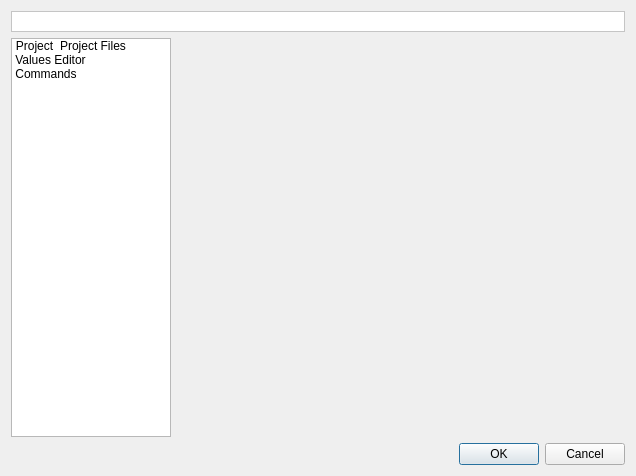
<?xml version="1.0" encoding="UTF-8"?>
<ui version="4.0">
 <class>UIXUPEditor</class>
 <widget class="QDialog" name="UIXUPEditor">
  <property name="geometry">
   <rect>
    <x>0</x>
    <y>0</y>
    <width>636</width>
    <height>476</height>
   </rect>
  </property>
  <property name="windowTitle">
   <string>XUP Project Editor</string>
  </property>
  <layout class="QGridLayout" name="gridLayout_2">
   <item row="1" column="0">
    <widget class="QListWidget" name="lwPages">
     <property name="minimumSize">
      <size>
       <width>160</width>
       <height>0</height>
      </size>
     </property>
     <property name="maximumSize">
      <size>
       <width>160</width>
       <height>16777215</height>
      </size>
     </property>
     <property name="iconSize">
      <size>
       <width>22</width>
       <height>22</height>
      </size>
     </property>
     <property name="movement">
      <enum>QListView::Static</enum>
     </property>
     <property name="viewMode">
      <enum>QListView::IconMode</enum>
     </property>
     <item>
      <property name="text">
       <string>Project</string>
      </property>
      <property name="icon">
       <iconset resource="../../../../../monkey/src/resources/resources.qrc">
        <normaloff>:/xupeditor/icons/xupeditor/project.png</normaloff>:/xupeditor/icons/xupeditor/project.png</iconset>
      </property>
     </item>
     <item>
      <property name="text">
       <string>Project Files</string>
      </property>
      <property name="icon">
       <iconset resource="../../../../../monkey/src/resources/resources.qrc">
        <normaloff>:/xupeditor/icons/xupeditor/files.png</normaloff>:/xupeditor/icons/xupeditor/files.png</iconset>
      </property>
     </item>
     <item>
      <property name="text">
       <string>Values Editor</string>
      </property>
      <property name="icon">
       <iconset resource="../../../../../monkey/src/resources/resources.qrc">
        <normaloff>:/xupeditor/icons/xupeditor/values.png</normaloff>:/xupeditor/icons/xupeditor/values.png</iconset>
      </property>
     </item>
     <item>
      <property name="text">
       <string>Commands</string>
      </property>
      <property name="icon">
       <iconset resource="../../../../../monkey/src/resources/resources.qrc">
        <normaloff>:/xupeditor/icons/xupeditor/compiler.png</normaloff>:/xupeditor/icons/xupeditor/compiler.png</iconset>
      </property>
     </item>
    </widget>
   </item>
   <item row="1" column="1">
    <widget class="QStackedWidget" name="swPages">
     <property name="currentIndex">
      <number>2</number>
     </property>
     <widget class="QWidget" name="wProject">
      <layout class="QVBoxLayout" name="verticalLayout_2">
       <item>
        <widget class="QGroupBox" name="gbProject">
         <property name="sizePolicy">
          <sizepolicy hsizetype="Preferred" vsizetype="Maximum">
           <horstretch>0</horstretch>
           <verstretch>0</verstretch>
          </sizepolicy>
         </property>
         <property name="title">
          <string>Project</string>
         </property>
         <layout class="QGridLayout" name="gridLayout">
          <item row="0" column="0">
           <widget class="QLabel" name="lProjectName">
            <property name="text">
             <string>Name</string>
            </property>
            <property name="buddy">
             <cstring>leProjectName</cstring>
            </property>
           </widget>
          </item>
          <item row="0" column="1">
           <widget class="QLineEdit" name="leProjectName"/>
          </item>
          <item row="1" column="0">
           <widget class="QLabel" name="lMainFile">
            <property name="text">
             <string>Main File</string>
            </property>
           </widget>
          </item>
          <item row="1" column="1">
           <widget class="QComboBox" name="cbMainFile">
            <property name="sizePolicy">
             <sizepolicy hsizetype="Expanding" vsizetype="Fixed">
              <horstretch>0</horstretch>
              <verstretch>0</verstretch>
             </sizepolicy>
            </property>
           </widget>
          </item>
         </layout>
        </widget>
       </item>
       <item>
        <widget class="QGroupBox" name="gbDynamicFolder">
         <property name="sizePolicy">
          <sizepolicy hsizetype="Preferred" vsizetype="Expanding">
           <horstretch>0</horstretch>
           <verstretch>0</verstretch>
          </sizepolicy>
         </property>
         <property name="title">
          <string>Dynamic Folder</string>
         </property>
         <property name="checkable">
          <bool>true</bool>
         </property>
         <property name="checked">
          <bool>false</bool>
         </property>
         <layout class="QVBoxLayout" name="verticalLayout">
          <item>
           <layout class="QHBoxLayout" name="hlDynamicFolder">
            <item>
             <widget class="QLabel" name="lDynamicFolder">
              <property name="text">
               <string>Folder</string>
              </property>
             </widget>
            </item>
            <item>
             <widget class="QLineEdit" name="leDynamicFolder"/>
            </item>
            <item>
             <widget class="QToolButton" name="tbDynamicFolder">
              <property name="icon">
               <iconset resource="../../../../../monkey/src/resources/resources.qrc">
                <normaloff>:/listeditor/icons/listeditor/folder.png</normaloff>:/listeditor/icons/listeditor/folder.png</iconset>
              </property>
             </widget>
            </item>
           </layout>
          </item>
          <item>
           <widget class="pStringListEditor" name="gbDynamicFilesPatterns">
            <property name="sizePolicy">
             <sizepolicy hsizetype="Preferred" vsizetype="Expanding">
              <horstretch>0</horstretch>
              <verstretch>0</verstretch>
             </sizepolicy>
            </property>
            <property name="title">
             <string>Files Patterns</string>
            </property>
            <property name="flat">
             <bool>true</bool>
            </property>
           </widget>
          </item>
         </layout>
        </widget>
       </item>
       <item>
        <spacer name="verticalSpacer">
         <property name="orientation">
          <enum>Qt::Vertical</enum>
         </property>
         <property name="sizeType">
          <enum>QSizePolicy::Preferred</enum>
         </property>
         <property name="sizeHint" stdset="0">
          <size>
           <width>16</width>
           <height>16</height>
          </size>
         </property>
        </spacer>
       </item>
      </layout>
     </widget>
     <widget class="QWidget" name="wProjectFiles">
      <layout class="QGridLayout" name="gridLayout_5">
       <item row="0" column="0">
        <spacer name="horizontalSpacer">
         <property name="orientation">
          <enum>Qt::Horizontal</enum>
         </property>
         <property name="sizeHint" stdset="0">
          <size>
           <width>40</width>
           <height>20</height>
          </size>
         </property>
        </spacer>
       </item>
       <item row="0" column="1">
        <widget class="QToolButton" name="tbAddFile">
         <property name="icon">
          <iconset resource="../../../../../monkey/src/resources/resources.qrc">
           <normaloff>:/listeditor/icons/listeditor/add.png</normaloff>:/listeditor/icons/listeditor/add.png</iconset>
         </property>
        </widget>
       </item>
       <item row="0" column="2">
        <widget class="QToolButton" name="tbEditFile">
         <property name="icon">
          <iconset resource="../../../../../monkey/src/resources/resources.qrc">
           <normaloff>:/listeditor/icons/listeditor/edit.png</normaloff>:/listeditor/icons/listeditor/edit.png</iconset>
         </property>
        </widget>
       </item>
       <item row="0" column="3">
        <widget class="QToolButton" name="tbRemoveFile">
         <property name="text">
          <string>-</string>
         </property>
         <property name="icon">
          <iconset resource="../../../../../monkey/src/resources/resources.qrc">
           <normaloff>:/listeditor/icons/listeditor/remove.png</normaloff>:/listeditor/icons/listeditor/remove.png</iconset>
         </property>
        </widget>
       </item>
       <item row="1" column="0" colspan="4">
        <widget class="QTreeWidget" name="twFiles">
         <property name="selectionMode">
          <enum>QAbstractItemView::ExtendedSelection</enum>
         </property>
         <property name="allColumnsShowFocus">
          <bool>true</bool>
         </property>
         <property name="headerHidden">
          <bool>true</bool>
         </property>
         <column>
          <property name="text">
           <string>1</string>
          </property>
         </column>
        </widget>
       </item>
      </layout>
     </widget>
     <widget class="VariablesEditor" name="veEditor"/>
     <widget class="CommandsEditor" name="ceEditor"/>
    </widget>
   </item>
   <item row="2" column="0" colspan="2">
    <widget class="QDialogButtonBox" name="dbbButtons">
     <property name="orientation">
      <enum>Qt::Horizontal</enum>
     </property>
     <property name="standardButtons">
      <set>QDialogButtonBox::Cancel|QDialogButtonBox::Ok</set>
     </property>
    </widget>
   </item>
   <item row="0" column="0" colspan="2">
    <widget class="QLabel" name="lTitle">
     <property name="minimumSize">
      <size>
       <width>0</width>
       <height>21</height>
      </size>
     </property>
     <property name="maximumSize">
      <size>
       <width>16777215</width>
       <height>21</height>
      </size>
     </property>
     <property name="palette">
      <palette>
       <active>
        <colorrole role="Base">
         <brush brushstyle="SolidPattern">
          <color alpha="255">
           <red>255</red>
           <green>255</green>
           <blue>255</blue>
          </color>
         </brush>
        </colorrole>
        <colorrole role="Window">
         <brush brushstyle="SolidPattern">
          <color alpha="255">
           <red>255</red>
           <green>255</green>
           <blue>255</blue>
          </color>
         </brush>
        </colorrole>
       </active>
       <inactive>
        <colorrole role="Base">
         <brush brushstyle="SolidPattern">
          <color alpha="255">
           <red>255</red>
           <green>255</green>
           <blue>255</blue>
          </color>
         </brush>
        </colorrole>
        <colorrole role="Window">
         <brush brushstyle="SolidPattern">
          <color alpha="255">
           <red>255</red>
           <green>255</green>
           <blue>255</blue>
          </color>
         </brush>
        </colorrole>
       </inactive>
       <disabled>
        <colorrole role="Base">
         <brush brushstyle="SolidPattern">
          <color alpha="255">
           <red>255</red>
           <green>255</green>
           <blue>255</blue>
          </color>
         </brush>
        </colorrole>
        <colorrole role="Window">
         <brush brushstyle="SolidPattern">
          <color alpha="255">
           <red>255</red>
           <green>255</green>
           <blue>255</blue>
          </color>
         </brush>
        </colorrole>
       </disabled>
      </palette>
     </property>
     <property name="font">
      <font>
       <weight>75</weight>
       <bold>true</bold>
      </font>
     </property>
     <property name="autoFillBackground">
      <bool>true</bool>
     </property>
     <property name="frameShape">
      <enum>QFrame::StyledPanel</enum>
     </property>
     <property name="frameShadow">
      <enum>QFrame::Raised</enum>
     </property>
     <property name="alignment">
      <set>Qt::AlignRight|Qt::AlignTrailing|Qt::AlignVCenter</set>
     </property>
     <property name="indent">
      <number>9</number>
     </property>
    </widget>
   </item>
  </layout>
 </widget>
 <customwidgets>
  <customwidget>
   <class>pStringListEditor</class>
   <extends>QGroupBox</extends>
   <header location="global">widgets/pStringListEditor.h</header>
   <container>1</container>
  </customwidget>
  <customwidget>
   <class>CommandsEditor</class>
   <extends>QFrame</extends>
   <header location="global">xupmanager/gui/CommandsEditor.h</header>
   <container>1</container>
  </customwidget>
  <customwidget>
   <class>VariablesEditor</class>
   <extends>QFrame</extends>
   <header location="global">xupmanager/gui/VariablesEditor.h</header>
   <container>1</container>
  </customwidget>
 </customwidgets>
 <resources>
  <include location="../../../../../monkey/src/resources/resources.qrc"/>
 </resources>
 <connections>
  <connection>
   <sender>dbbButtons</sender>
   <signal>accepted()</signal>
   <receiver>UIXUPEditor</receiver>
   <slot>accept()</slot>
   <hints>
    <hint type="sourcelabel">
     <x>396</x>
     <y>453</y>
    </hint>
    <hint type="destinationlabel">
     <x>157</x>
     <y>274</y>
    </hint>
   </hints>
  </connection>
  <connection>
   <sender>dbbButtons</sender>
   <signal>rejected()</signal>
   <receiver>UIXUPEditor</receiver>
   <slot>reject()</slot>
   <hints>
    <hint type="sourcelabel">
     <x>464</x>
     <y>453</y>
    </hint>
    <hint type="destinationlabel">
     <x>286</x>
     <y>274</y>
    </hint>
   </hints>
  </connection>
  <connection>
   <sender>lwPages</sender>
   <signal>currentRowChanged(int)</signal>
   <receiver>swPages</receiver>
   <slot>setCurrentIndex(int)</slot>
   <hints>
    <hint type="sourcelabel">
     <x>106</x>
     <y>53</y>
    </hint>
    <hint type="destinationlabel">
     <x>175</x>
     <y>33</y>
    </hint>
   </hints>
  </connection>
  <connection>
   <sender>lwPages</sender>
   <signal>currentTextChanged(QString)</signal>
   <receiver>lTitle</receiver>
   <slot>setText(QString)</slot>
   <hints>
    <hint type="sourcelabel">
     <x>104</x>
     <y>81</y>
    </hint>
    <hint type="destinationlabel">
     <x>156</x>
     <y>16</y>
    </hint>
   </hints>
  </connection>
 </connections>
</ui>
